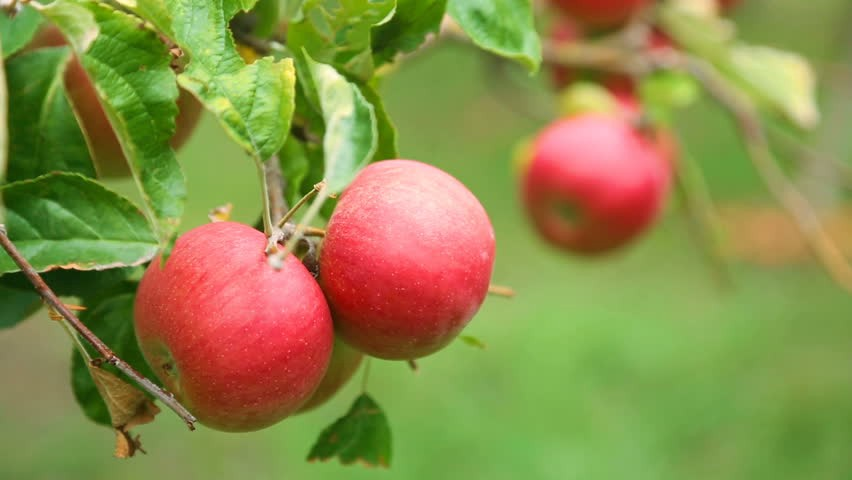
#> input picture Conteo Frutales/apple.jpg, 852 x 480 px
$ python 'prueba rojo.py'
#> lines starting #> are read from the running program, lines starting #| are printed output that depends on the picture; after the words box and inside, x2 and y2 are one past the last pixel; in counts of white or black regions, pixels touching at a corner belong together
import cv2
import numpy as np

# Cargar una imagen en formato BGR
img_bgr = cv2.imread("apple.jpg")
#> img_bgr is the input picture: shape (480, 852, 3); mean B, G, R 73.5, 139.8, 139.2

# Convertir la imagen BGR a HSV
img_hsv = cv2.cvtColor(img_bgr, cv2.COLOR_BGR2HSV)
#> img_hsv: shape (480, 852, 3); mean H, S, V 46.1, 148, 163.3

# Definir los límites inferiores y superiores del rango de color rojo en HSV
# Rango 1: rojo claro (0 a 30 y 150 a 180)
lower_red1 = np.array([0, 100, 100])
upper_red1 = np.array([30, 255, 255])
# Rango 2: rojo oscuro (330 a 360)
lower_red2 = np.array([150, 100, 100])
upper_red2 = np.array([180, 255, 255])

# Crear máscaras para cada rango de color rojo
mask_red1 = cv2.inRange(img_hsv, lower_red1, upper_red1)
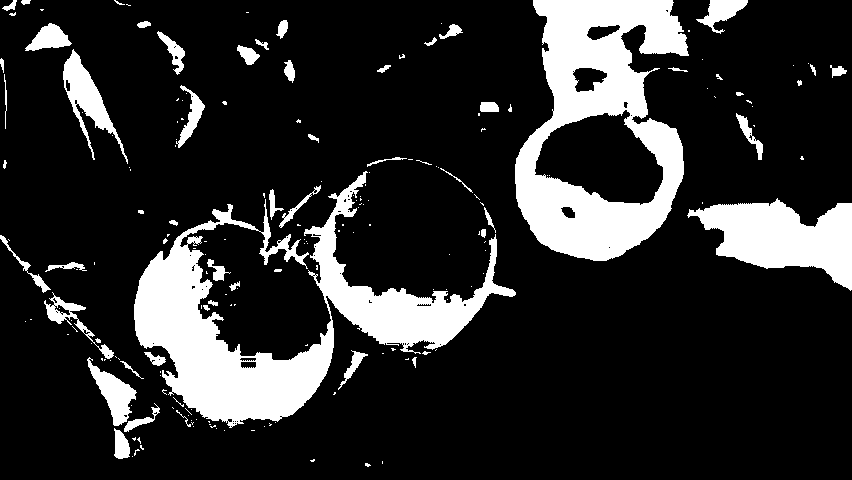
#> mask_red1: shape (480, 852); 17.4% white; 192 white regions (137 under 20 px), largest, box (x1, y1, x2, y2) and area: (134, 171, 516, 428) 26972, (515, 0, 689, 261) 23705, (687, 198, 852, 291) 8414
mask_red2 = cv2.inRange(img_hsv, lower_red2, upper_red2)
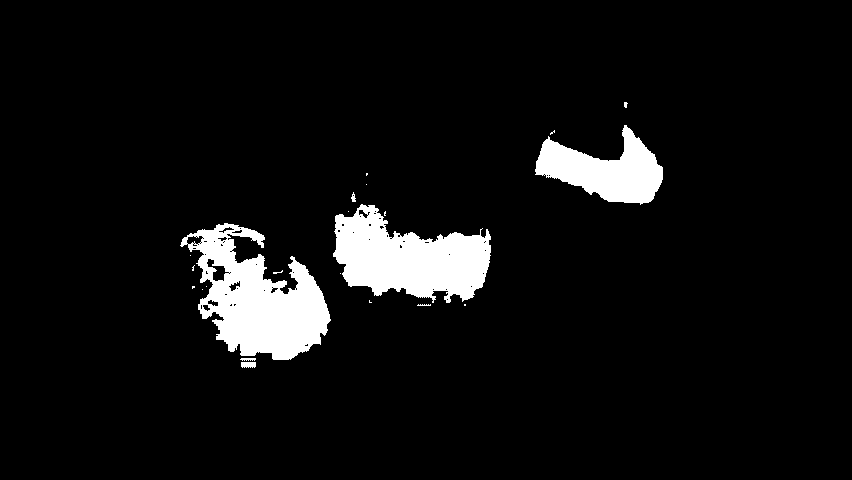
#> mask_red2: shape (480, 852); 6.4% white; 22 white regions (15 under 20 px), largest, box (x1, y1, x2, y2) and area: (180, 223, 331, 360) 10801, (333, 204, 491, 303) 9578, (535, 125, 663, 205) 5370

# Combinar las máscaras para obtener una única máscara que cubra ambos rangos de rojo
mask_red = cv2.bitwise_or(mask_red1, mask_red2)
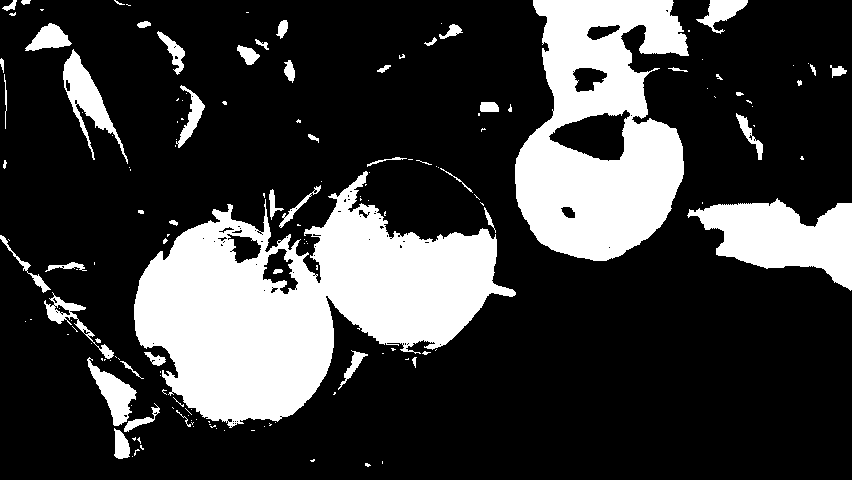
#> mask_red: shape (480, 852); 23.7% white; 157 white regions (107 under 20 px), largest, box (x1, y1, x2, y2) and area: (134, 171, 516, 428) 47971, (515, 0, 689, 261) 29105, (687, 198, 852, 291) 8414

# Aplicar la máscara a la imagen original para obtener solo los píxeles rojos
img_red = cv2.bitwise_and(img_bgr, img_bgr, mask=mask_red)
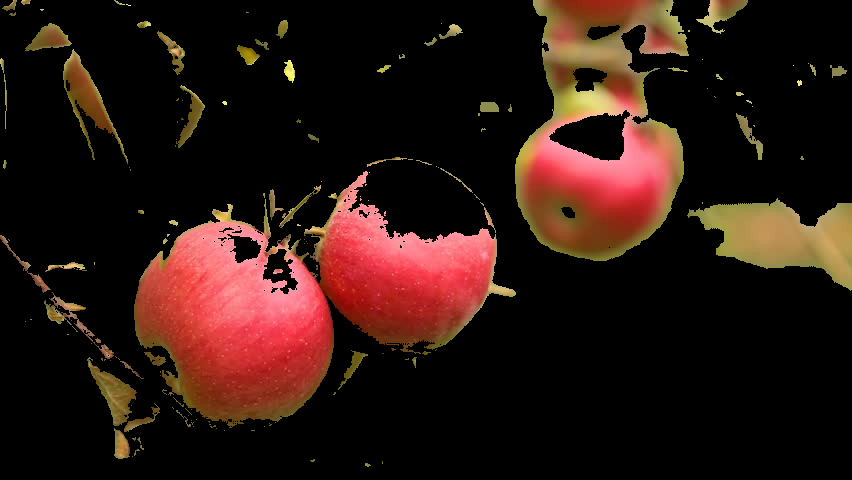
#> img_red: shape (480, 852, 3); mean B, G, R 16.5, 22.8, 43.4

# Mostrar la imagen original y la imagen solo con los píxeles rojos
cv2.imshow("Imagen original", img_bgr)
cv2.imshow("Píxeles rojos", img_red)
cv2.waitKey(0)
cv2.destroyAllWindows()

$ run again, with Conteo Frutales/Manzano1.jpg copied over Conteo Frutales/apple.jpg
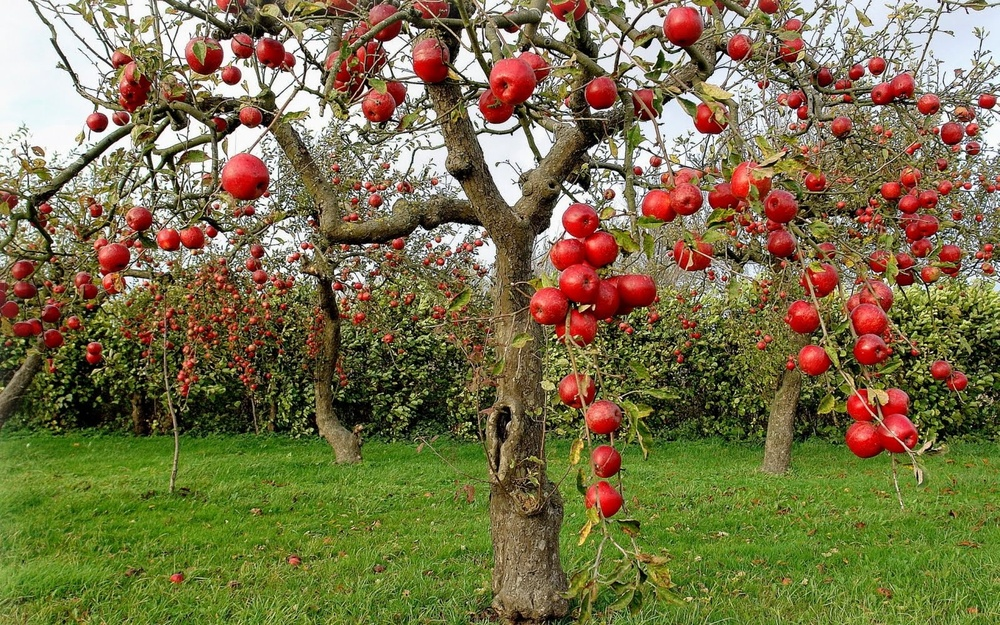
#> input picture Conteo Frutales/Manzano1.jpg, 1000 x 625 px, shrunk from 1600 x 1000 before the run
#> img_bgr is the input picture: shape (625, 1000, 3); mean B, G, R 73, 112.8, 120.7
#> img_hsv: shape (625, 1000, 3); mean H, S, V 36.7, 133.5, 130.4
#> `mask_red1 = cv2.inRange(img_hsv, lower_red1, upper_red1)`:
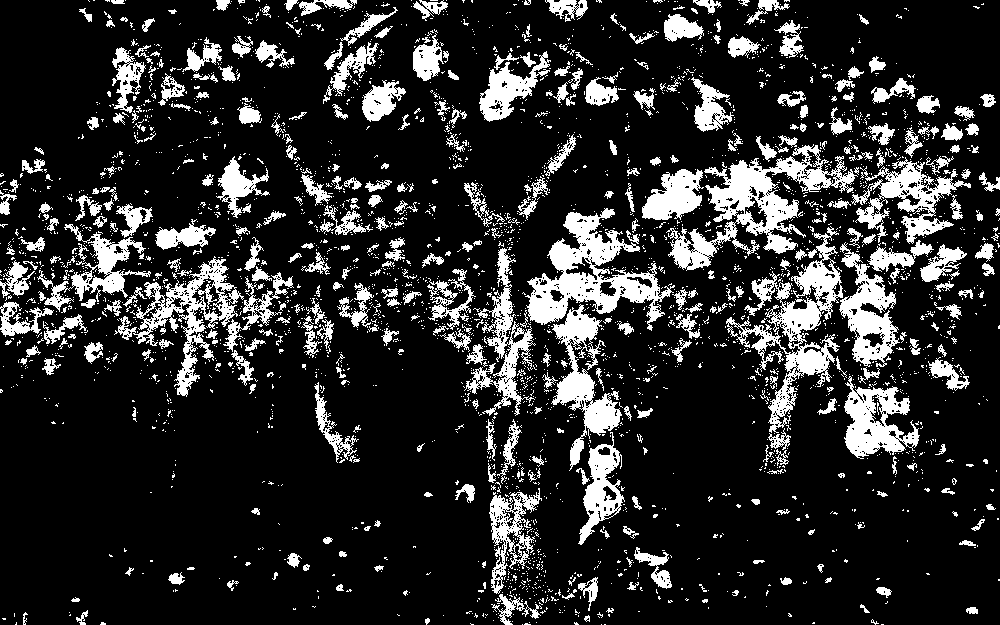
#> mask_red1: shape (625, 1000); 17.1% white; 3328 white regions (2925 under 20 px), largest, box (x1, y1, x2, y2) and area: (666, 144, 858, 271) 7049, (525, 208, 675, 331) 6598, (726, 226, 843, 433) 6310
#> mask_red2: shape (625, 1000); 1.4% white; 532 white regions (452 under 20 px), largest, box (x1, y1, x2, y2) and area: (234, 154, 267, 181) 531, (494, 54, 541, 80) 486, (885, 413, 914, 440) 377
#> mask_red: shape (625, 1000); 18.5% white; 3248 white regions (2853 under 20 px), largest, box (x1, y1, x2, y2) and area: (525, 204, 675, 331) 8029, (666, 144, 858, 271) 7487, (726, 226, 843, 433) 6598
#> `img_red = cv2.bitwise_and(img_bgr, img_bgr, mask=mask_red)`:
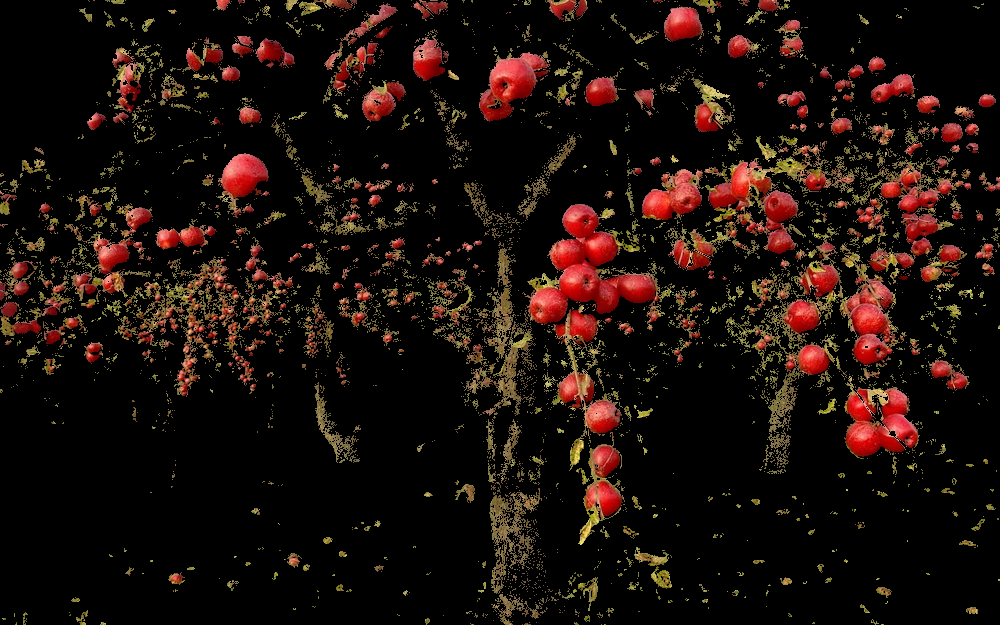
#> img_red: shape (625, 1000, 3); mean B, G, R 10.2, 15.3, 28.3

$ run again, with Conteo Frutales/c2.jpg copied over Conteo Frutales/apple.jpg
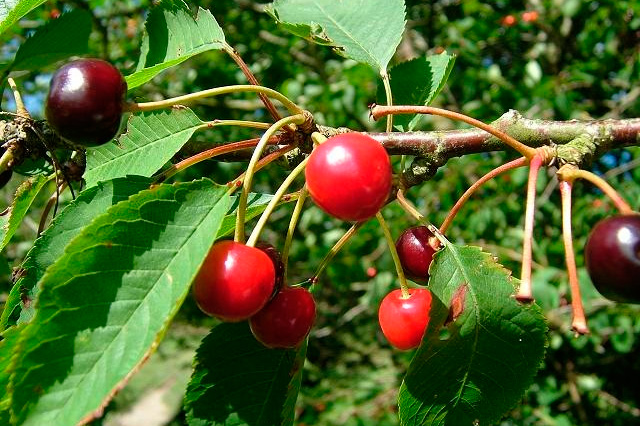
#> input picture Conteo Frutales/c2.jpg, 640 x 426 px
#> img_bgr is the input picture: shape (426, 640, 3); mean B, G, R 43.6, 102.4, 82.6
#> img_hsv: shape (426, 640, 3); mean H, S, V 49.2, 189.6, 116.5
#> `mask_red1 = cv2.inRange(img_hsv, lower_red1, upper_red1)`:
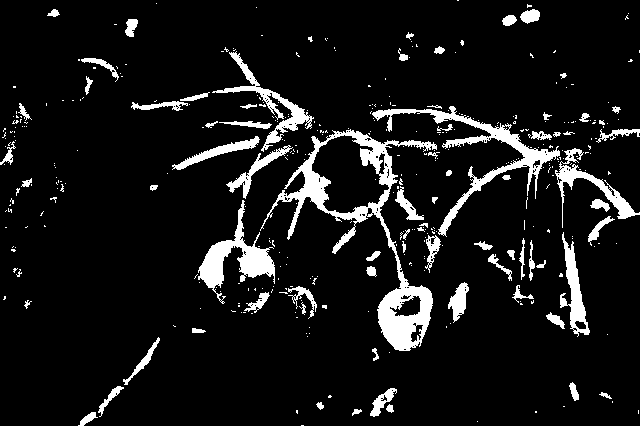
#> mask_red1: shape (426, 640); 9% white; 386 white regions (311 under 20 px), largest, box (x1, y1, x2, y2) and area: (260, 129, 437, 351) 6282, (372, 106, 560, 237) 2981, (198, 200, 275, 304) 2251
#> mask_red2: shape (426, 640); 2.9% white; 41 white regions (30 under 20 px), largest, box (x1, y1, x2, y2) and area: (312, 135, 389, 213) 3303, (214, 246, 274, 312) 1746, (403, 230, 430, 270) 650
#> mask_red: shape (426, 640); 11.8% white; 353 white regions (285 under 20 px), largest, box (x1, y1, x2, y2) and area: (260, 129, 437, 351) 10053, (198, 200, 275, 313) 4241, (372, 106, 560, 237) 3013
#> `img_red = cv2.bitwise_and(img_bgr, img_bgr, mask=mask_red)`:
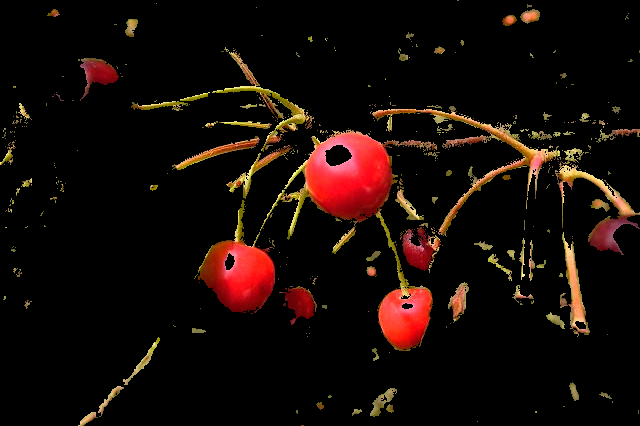
#> img_red: shape (426, 640, 3); mean B, G, R 6.2, 10.5, 21.7

$ run again, with Conteo Frutales/c3.jpg copied over Conteo Frutales/apple.jpg
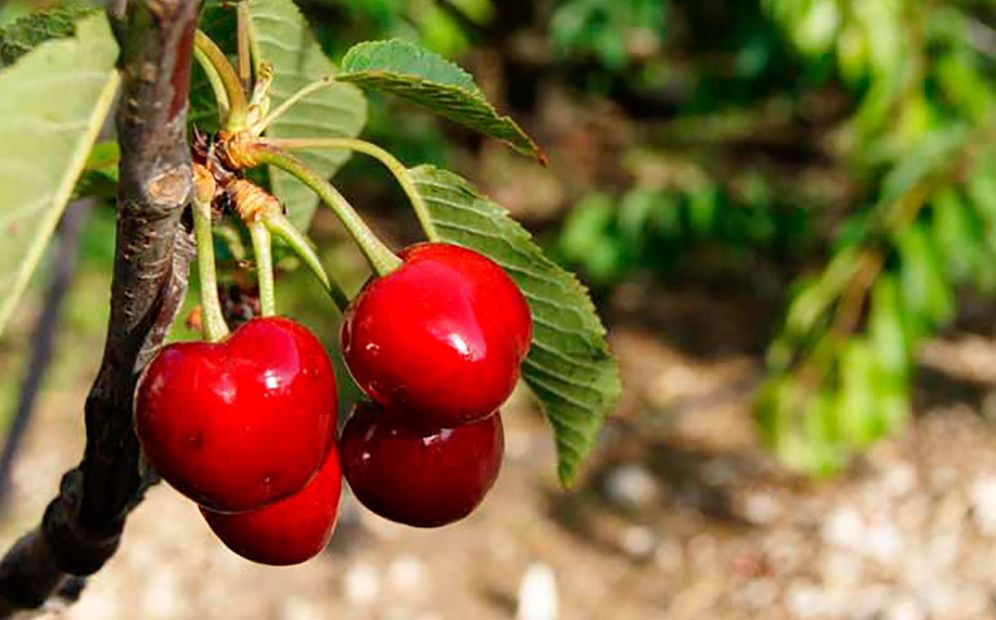
#> input picture Conteo Frutales/c3.jpg, 996 x 620 px
#> img_bgr is the input picture: shape (620, 996, 3); mean B, G, R 59.5, 107.4, 131.9
#> img_hsv: shape (620, 996, 3); mean H, S, V 29.5, 162.8, 139.7
#> `mask_red1 = cv2.inRange(img_hsv, lower_red1, upper_red1)`:
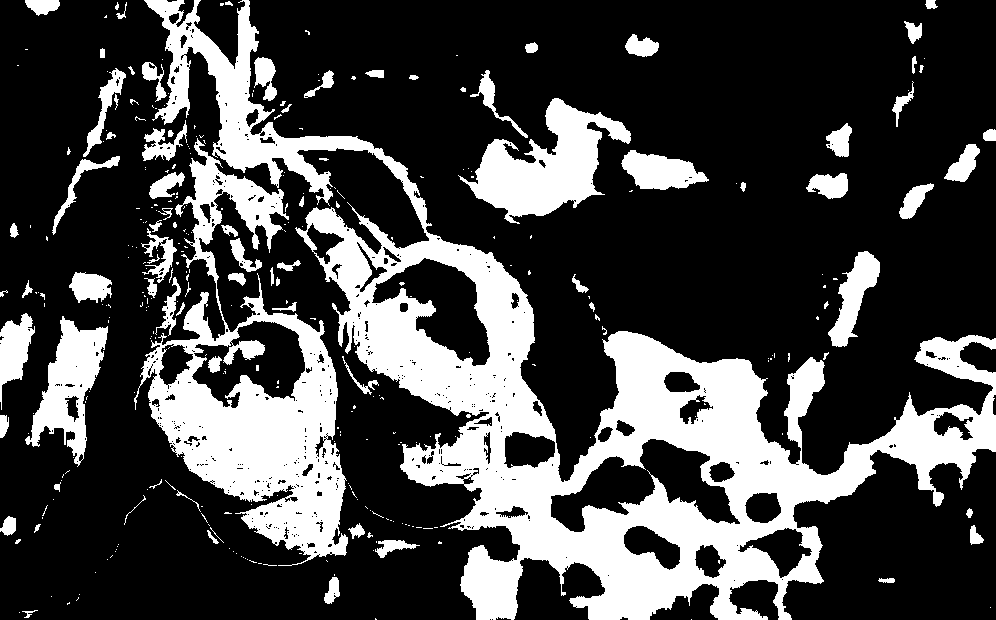
#> mask_red1: shape (620, 996); 27.3% white; 331 white regions (247 under 20 px), largest, box (x1, y1, x2, y2) and area: (144, 0, 996, 620) 99920, (134, 138, 348, 566) 31426, (458, 98, 631, 224) 9421
#> mask_red2: shape (620, 996); 2.4% white; 303 white regions (260 under 20 px), largest, box (x1, y1, x2, y2) and area: (372, 258, 490, 366) 5802, (192, 321, 305, 408) 5124, (159, 345, 193, 389) 808
#> mask_red: shape (620, 996); 29.6% white; 308 white regions (223 under 20 px), largest, box (x1, y1, x2, y2) and area: (144, 0, 996, 620) 107001, (134, 138, 348, 566) 38927, (458, 98, 631, 224) 9421
#> `img_red = cv2.bitwise_and(img_bgr, img_bgr, mask=mask_red)`:
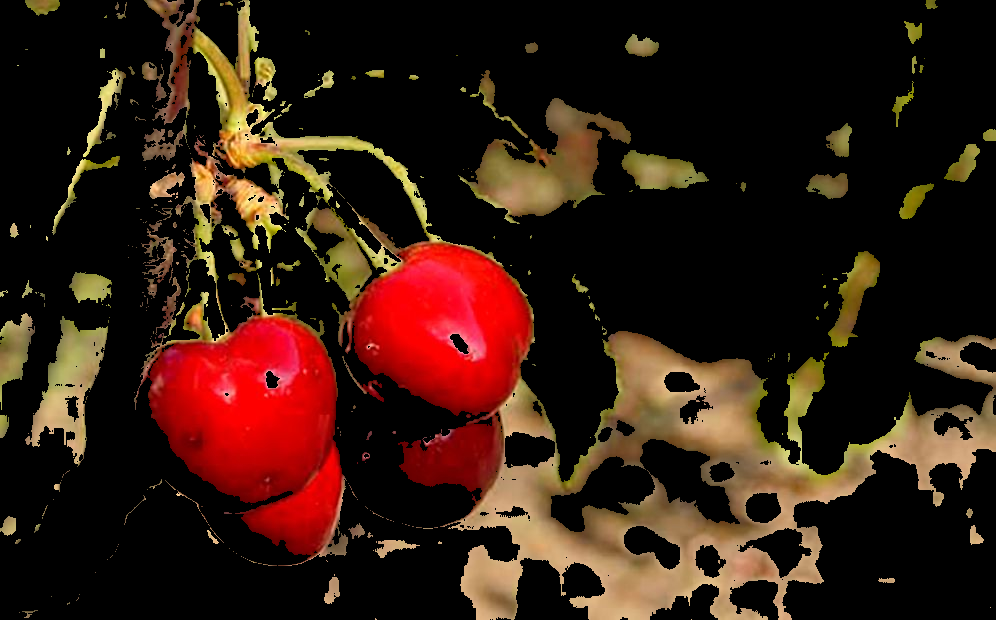
#> img_red: shape (620, 996, 3); mean B, G, R 16.4, 27.3, 51.5
